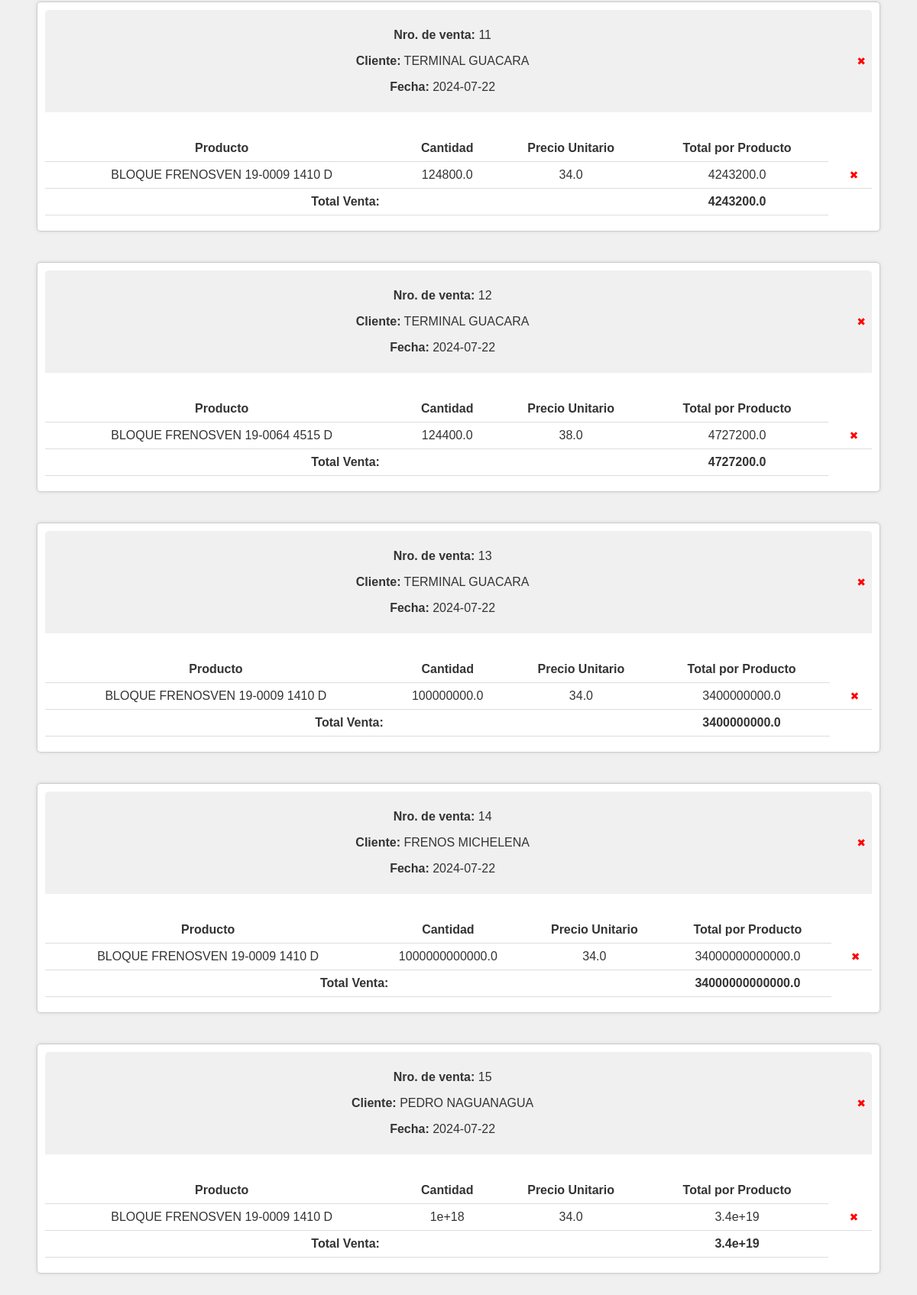
Before: /historial_ventas (lower part) with the older database file.
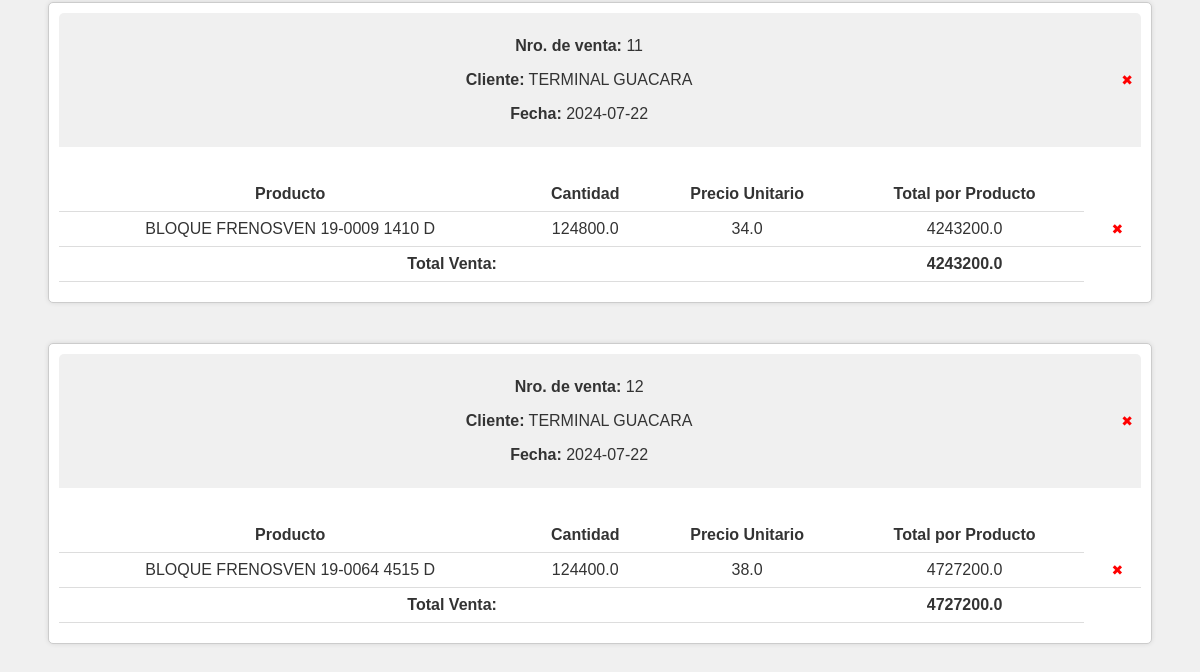
After: the same page with the newer database file.
### tables this page shows
CREATE TABLE Ventas (
    id INTEGER PRIMARY KEY AUTOINCREMENT,
    numero_venta INTEGER,
    cliente TEXT,
    producto TEXT,
    cantidad INTEGER,
    precio REAL,
    costo REAL,
    fecha DATE,
    FOREIGN KEY (cliente) REFERENCES Clientes(nombre_cliente)
);

### routes/historial_ventas.py (the view)
@historial_ventas_bp.route('/historial_ventas')
def historial_ventas():
    db = get_db()
    cursor = db.execute('SELECT numero_venta, cliente, fecha, producto, cantidad, precio FROM Ventas ORDER BY numero_venta')
    ventas = cursor.fetchall()
    ventas_agrupadas = []
    current_numero_venta = None
    venta_actual = None
    for venta in ventas:
        if venta['numero_venta'] != current_numero_venta:
            if venta_actual:
                total_venta = sum(producto['cantidad'] * producto['precio'] for producto in venta_actual['productos'])
                venta_actual['total_venta'] = total_venta
                ventas_agrupadas.append(venta_actual)
            venta_actual = {
                'numero_venta': venta['numero_venta'],
                'cliente': venta['cliente'],
                'fecha': venta['fecha'],
                'productos': []
            }
            current_numero_venta = venta['numero_venta']
        try:
            cantidad = float(venta['cantidad']) if venta['cantidad'] else 0.0
        except ValueError:
            cantidad = 0.0
        try:
            precio = float(venta['precio']) if venta['precio'] else 0.0
        except ValueError:
            precio = 0.0
        venta_actual['productos'].append({
            'producto': venta['producto'],
            'cantidad': cantidad,  # Convertir a float
            'precio': precio  # Convertir a float
        })
    if venta_actual:
        total_venta = sum(float(producto['cantidad']) * float(producto['precio']) for producto in venta_actual['productos'])
        venta_actual['total_venta'] = total_venta
        ventas_agrupadas.append(venta_actual)
    return render_template('historial_ventas.html', ventas=ventas_agrupadas)

### app.py (called while the page is built)
def create_app():
    app = Flask(__name__, template_folder='templates')
    app.config['SECRET_KEY'] = cargar_clave_secreta()
    @app.before_request
    def before_request():
        g.db = get_db()
    @app.teardown_appcontext
    def teardown_appcontext(error):
        close_db(error)
    @app.route('/')
    def index():
        return render_template('index.html')
    app.register_blueprint(agregar_stock_bp)
    app.register_blueprint(sumar_stock_bp)
    app.register_blueprint(automatizar_mensajes_bp)
    app.register_blueprint(crear_notas_entrega_bp)
    app.register_blueprint(historial_ventas_bp)
    app.register_blueprint(manejar_credito_bp)
    app.register_blueprint(mostrar_inventario_bp)
    app.register_blueprint(nueva_venta_bp)
    return app

### routes/database.py (called while the page is built)
def get_db():
    if 'db' not in g:
        g.db = sqlite3.connect(DATABASE)
        g.db.row_factory = sqlite3.Row
    return g.db

### templates/historial_ventas.html (shortened to what this page needs)
<!DOCTYPE html>
<html lang="en">
<head>
    <link rel="stylesheet" href="{{ url_for ('static', filename='style.css')}}">
</head>
<body>
    <div class="contenido-principal">
        <div id="historial" class="ventas-container">
            {% for venta in ventas %}
            <div class="venta-card">
                <div class="venta-header">
                    <div>
                        <p><strong>Nro. de venta:</strong> {{ venta.numero_venta }}</p>
                        <p><strong>Cliente:</strong> {{ venta.cliente }}</p>
                        <p><strong>Fecha:</strong> {{ venta.fecha }}</p>
                    </div>
                    <form action="/eliminar_venta/{{ venta.numero_venta }}" method="post">
                        <span class="eliminar-venta" title="Eliminar Venta" onclick="this.parentElement.submit()">&#x2716;</span>
                    </form>
                </div>
                <div class="venta-body">
                    <table>
                        <thead>
                            <tr>
                                <th>Producto</th>
                                <th>Cantidad</th>
                                <th>Precio Unitario</th>
                                <th>Total por Producto</th>
                            </tr>
                        </thead>
                        <tbody>
                            {% for producto in venta.productos %}
                            <tr>
                                <td>{{ producto.producto }}</td>
                                <td>{{ producto.cantidad }}</td>
                                <td>{{ producto.precio }}</td>
                                <td>{{ producto.cantidad * producto.precio }}</td>
                                <td>
                                    <form action="/eliminar_producto/{{ venta.numero_venta }}/{{ producto.producto }}" method="post">
                                        <span class="eliminar-venta" title="Eliminar Producto" onclick="this.parentElement.submit()">&#x2716;</span>
                                    </form>
                                </td>
                            </tr>
                            {% endfor %}
                        </tbody>
                        <tfoot>
                            <tr>
                                <td colspan="3"><strong>Total Venta:</strong></td>
                                <td><strong>{{ venta.total_venta }}</strong></td>
                            </tr>
                        </tfoot>
                    </table>
                </div>
            </div>
            {% endfor %}
        </div>
    </div>
</body>
</html>

### static/style.css (style rules this page uses)
body { font-family: Arial, sans-serif; background-color: #f0f0f0; padding: 20px; display: flex; justify-content: space-between; color: #333333; }
table { width: 100%; border-collapse: collapse; margin-top: 10px; text-align: center; }
.contenido-principal { margin-left: 0; width: 100%; padding: 20px; transition: margin-left 0.3s ease; }
.ventas-container { display: flex; flex-wrap: wrap; gap: 20px; }
.venta-card { background-color: #ffffff; border: 1px solid #cccccc; border-radius: 5px; box-shadow: 0 0 5px rgba(0, 0, 0, 0.1); width: calc(100% - 20px); padding: 10px; position: relative; margin-bottom: 20px; }
.venta-header { background-color: #f0f0f0; border-top-left-radius: 5px; border-top-right-radius: 5px; padding: 8px; margin-bottom: 10px; display: flex; justify-content: space-between; align-items: center; text-align: center; flex-wrap: wrap; }
.venta-header > div { flex: 1; margin-right: 20px; }
.venta-body { padding: 10px 0; }
.eliminar-venta { font-size: 14px; color: #ff0000; cursor: pointer; margin-left: 10px; }

Changed rows visible on the page:
removed Ventas: numero_venta "13", cliente "TERMINAL GUACARA", fecha "2024-07-22", producto "BLOQUE FRENOSVEN 19-0009 1410 D", cantidad "100000000.0", precio "34.0", producto.cantidad*producto.precio "3400000000.0", total_venta "3400000000.0"
removed Ventas: numero_venta "14", cliente "FRENOS MICHELENA", fecha "2024-07-22", producto "BLOQUE FRENOSVEN 19-0009 1410 D", cantidad "1000000000000.0", precio "34.0", producto.cantidad*producto.precio "34000000000000.0", total_venta "34000000000000.0"
removed Ventas: numero_venta "15", cliente "PEDRO NAGUANAGUA", fecha "2024-07-22", producto "BLOQUE FRENOSVEN 19-0009 1410 D", cantidad "1e+18", precio "34.0", producto.cantidad*producto.precio "3.4e+19", total_venta "3.4e+19"
